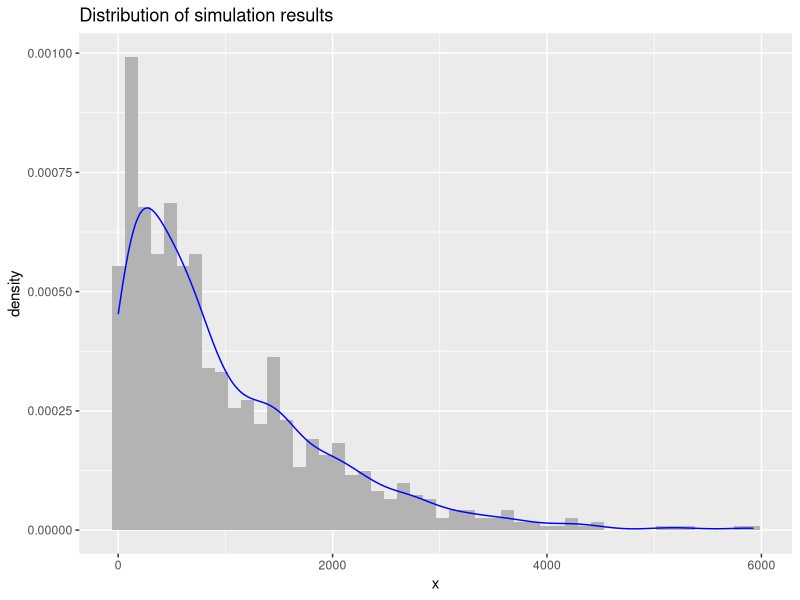
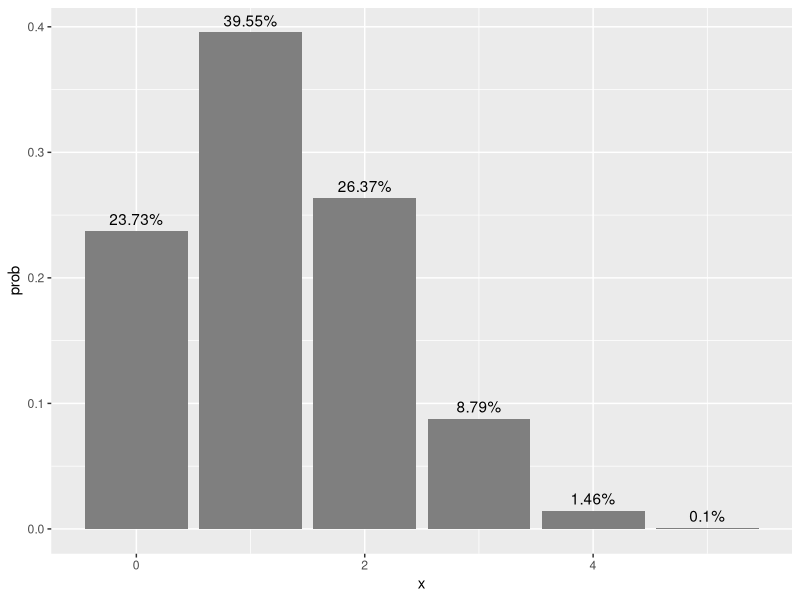
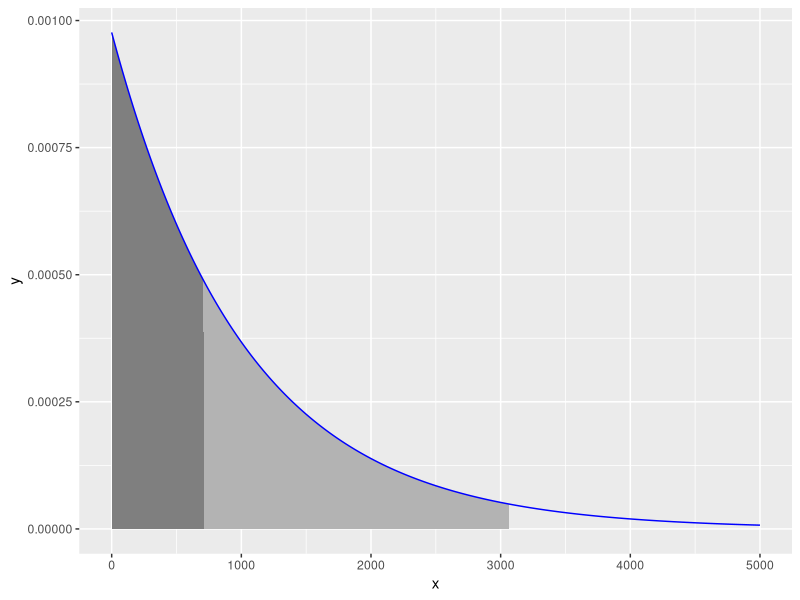

Reproduce these figures in R, in order.
## ---- chunk 1
library(ggplot2)
set.seed(2112)
options(scipen = 999)
## ---- chunk 2
size <- 5 # Test size (i.e. number of questions)
p <- 1/4 # Probability of randomly getting correct answer
## ---- chunk 3
test <- sample(c(TRUE, FALSE), size = size, prob = c(p, 1 - p), replace = TRUE)
test
## ---- chunk 4
#' Simulate how long until a specified number of responses are correct
#' @param size test size.
#' @param prob probability of randomly getting correct answer
#' @param stop_score the score on the test we wish to achieve. Value of 1
#'        indicates a perfect score.
simulate_test <- function(size, p, stop_score = 1) {
	n <- 0
	repeat{
		n <- n + 1
		test <- sample(c(TRUE, FALSE),
					   size = size,
					   prob = c(p, 1 - p),
					   replace = TRUE)
		if(mean(test) >= stop_score) {
			break
		}
	}
	return(n)
}
## ---- chunk 5
(num_tests <- simulate_test(size = size, p = p))
## ---- chunk 6
simulations <- integer(1000)
for(i in 1:length(simulations)) {
	simulations[i] <- simulate_test(size = size, p = p)
}
mean(simulations)
median(simulations)
## ---- chunk 7
ggplot(data.frame(x = simulations), aes(x = x)) +
	geom_histogram(aes(y = ..density..), bins = 50, fill = 'grey70') +
	geom_density(color = 'blue') +
	ggtitle('Distribution of simulation results')
## ---- chunk 8
dist <- dbinom(x = 0:size, size = size, prob = p)
ggplot(data.frame(x = 0:size,						   
				  prob = dist,
				  label = paste0(round(100 * dist, digits = 2), '%')),
	   aes(x = x, y = prob, label = label)) +
	geom_bar(stat = 'identity', fill = 'grey50') +
	geom_text(vjust = -0.5)
## ---- chunk 9
(p_all_correct <- dbinom(x = size, size = size, prob = p))
1 / p_all_correct
## ---- chunk 10
geom_dist <- data.frame(x = 0:5000,
						y = dgeom(0:5000, prob = dbinom(x = size, size = size, prob = p)))
cut_point50 <- qgeom(0.50, prob = dbinom(x = size, size = size, prob = p))
cut_point95 <- qgeom(0.95, prob = dbinom(x = size, size = size, prob = p))
ggplot(geom_dist, aes(x = x, y = y)) +
	geom_polygon(data = rbind(data.frame(x = 0, y = 0),
							  geom_dist[geom_dist$x < cut_point95,],
							  data.frame(x = cut_point95, y = 0)),
				 fill = 'grey70') +
	geom_polygon(data = rbind(data.frame(x = 0, y = 0),
							  geom_dist[geom_dist$x < cut_point50,],
							  data.frame(x = cut_point50, y = 0)),
				 fill = 'grey50') +
	geom_path(stat = 'identity', color = 'blue')
## ---- chunk 11
p_pass <- dbinom(x = 4:5, size = size, prob = p) |> sum()
1 / p_pass
## ---- chunk 12
simulations2 <- integer(1000)
for(i in 1:length(simulations2)) {
	simulations2[i] <- simulate_test(size = size, p = p, stop_score = 0.8)
}
mean(simulations2)
median(simulations2)
## ---- chunk 13
qgeom(0.50, prob = p_pass)
qgeom(0.95, prob = p_pass)
